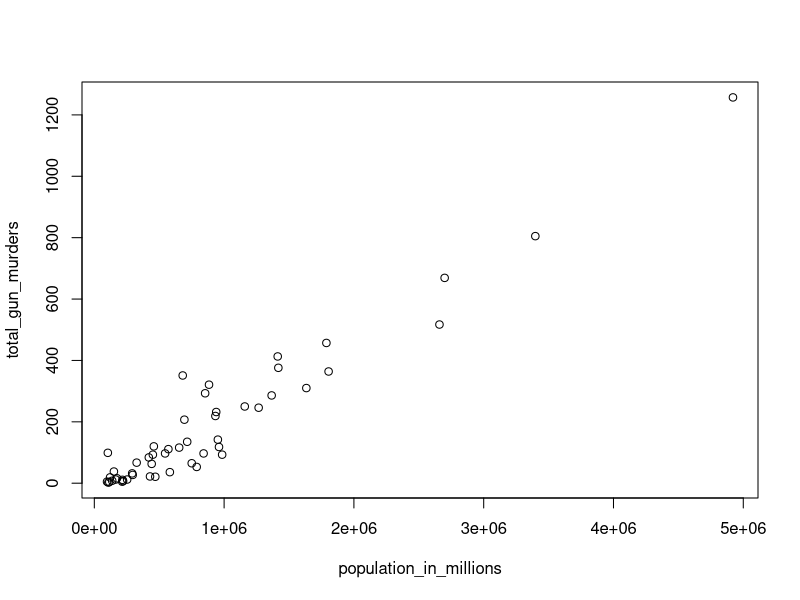
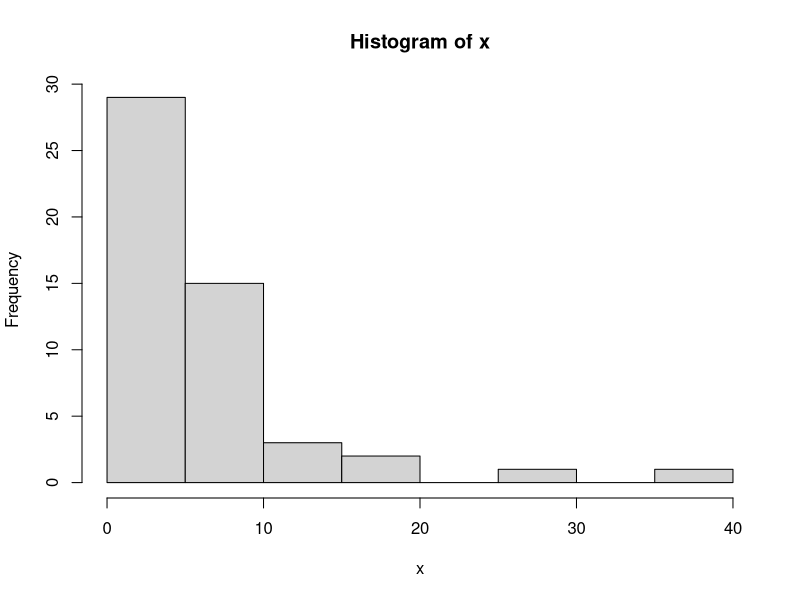
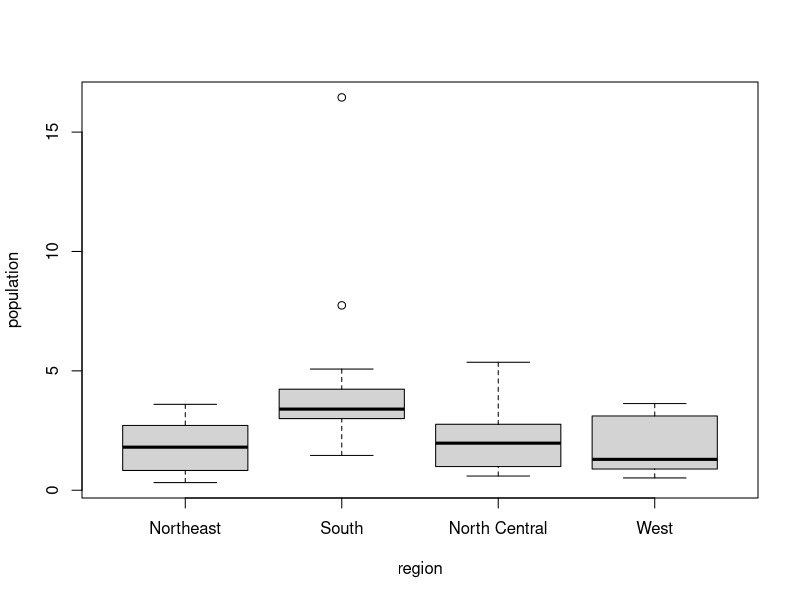

Write R code to recreate these figures, in order.
## ---- chunk 1
library(dslabs)
data(murders)
## ---- chunk 2
murders$population
pop <- (murders$population)
sort(pop)
min(murders[["population"]])
## ---- chunk 3
x <- min(murders$population)
order(x)
## ---- chunk 4
i_min <- which.min(murders$population)
i_min
## ---- chunk 5
i_min <- which.min(murders$population)
murders$state[i_min]
## ---- chunk 6
ranks <- (murders$population)
rank(ranks)
## ---- chunk 7
rank <- (rank(ranks))
state <- (murders$state)
my_df <- data.frame(negara = state, peringkat = rank)
## ---- chunk 8
ind <- order(my_df$peringkat)
my_df$negara[ind]
## ---- chunk 9
population_in_millions <- murders$population/log10(murders$population)
total_gun_murders <- murders$total
plot(population_in_millions, total_gun_murders)
## ---- chunk 10
x <- (murders$population/10^6)
hist(x)
## ---- chunk 11
murders$population <- with(murders, total / population * 100000) 
boxplot(population~region, data = murders)
